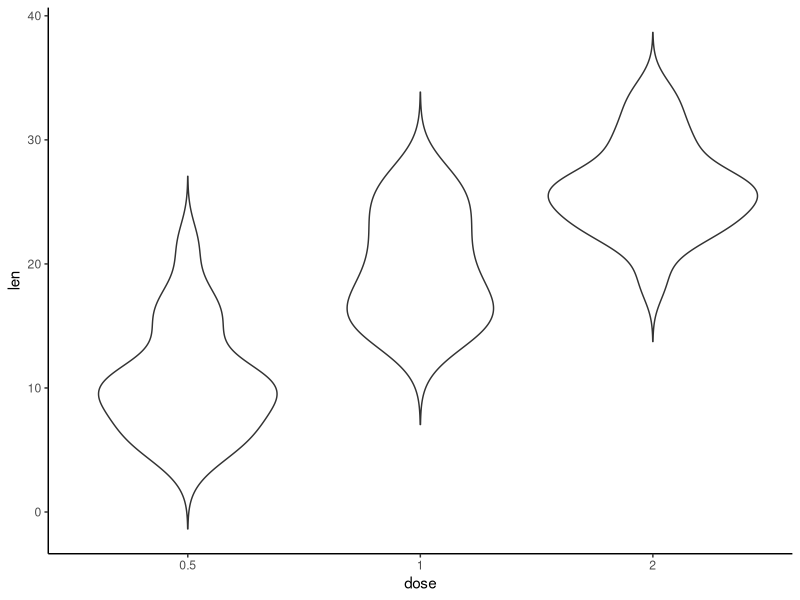
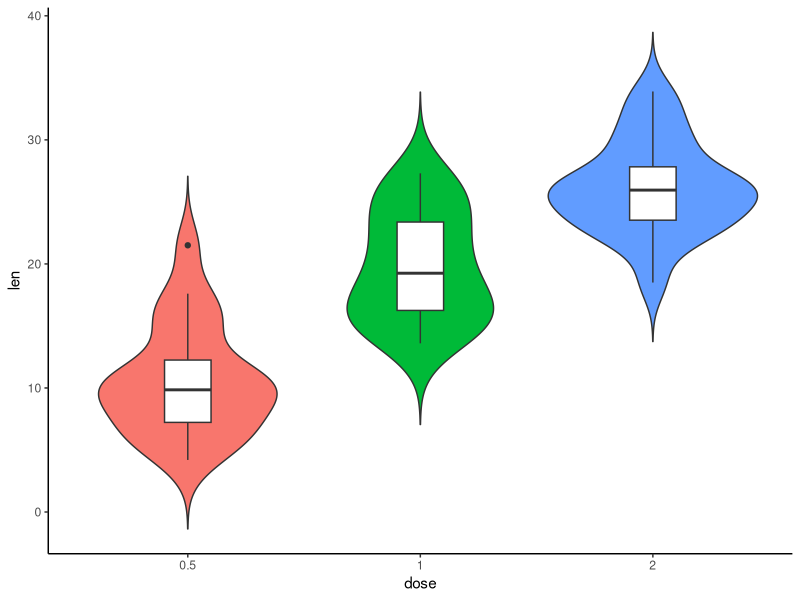
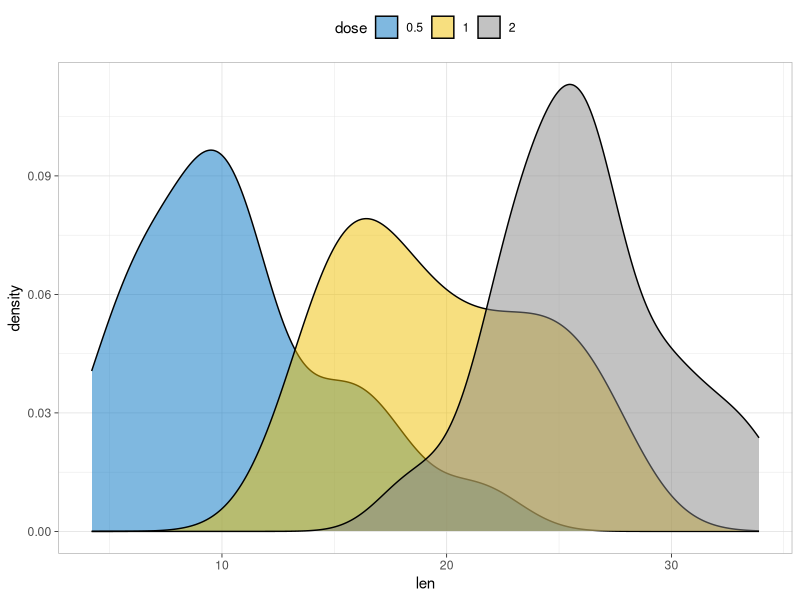

These figures' R source, in order: (Note: this script raises an error after producing the figures.)
## ---- chunk 1
data("ToothGrowth")
ToothGrowth$dose <- as.factor(ToothGrowth$dose)
head(ToothGrowth, 4)
##    len supp dose
## 1  4.2   VC  0.5
## 2 11.5   VC  0.5
## 3  7.3   VC  0.5
## 4  5.8   VC  0.5
## ---- chunk 2
library(ggplot2)
theme_set(
    theme_classic() +
        theme(legend.position = "top")
)
# Initiate a ggplot
e <- ggplot(ToothGrowth, aes(x = dose, y = len))

# Add mean points +/- SD
# Use geom = "pointrange" or geom = "crossbar"
e + geom_violin(trim = FALSE) +
    stat_summary(
        fun.data = "mean_sdl", fun.args = list(mult = 1),
        geom = "pointrange", color = "black"
    )
## ---- chunk 3
head(ToothGrowth)
e <- ggplot(ToothGrowth, aes(x = dose, y = len))
# Combine with box plot to add median and quartiles
# Change fill color by groups, remove legend
e + geom_violin(aes(fill = dose), trim = FALSE) +
    geom_boxplot(width = 0.2) +
    # scale_fill_manual(values = c("#00AFBB", "#E7B800", "#FC4E07")) +  # 颜色填充
    theme(legend.position = "none")
## ---- chunk 4
library(ggpubr) # 额，安装失败
df <- ToothGrowth
df$dose <- as.factor(df$dose)

p <- ggdensity(df,
    x = "len",
    fill = "dose",
    palette = "jco",
    ggtheme = theme_light(), legend = "top"
)
p
## ---- chunk 5
a <- data.frame(s1 = c(1:5, 10:6), s2 = 1:10, row.names = paste0("gene", 1:10))
a
logCPM <- log2(a)
ggplot(logCPM) +
    geom_violin(
        data = logCPM, xName = "RP11-351J23.1",
        groupName = "Tumor", position = position_dodge(0.8),
        backgroundColor = "white", groupColors = c("#999999", "#E69F00"),
        legendPosition = "top"
    )
